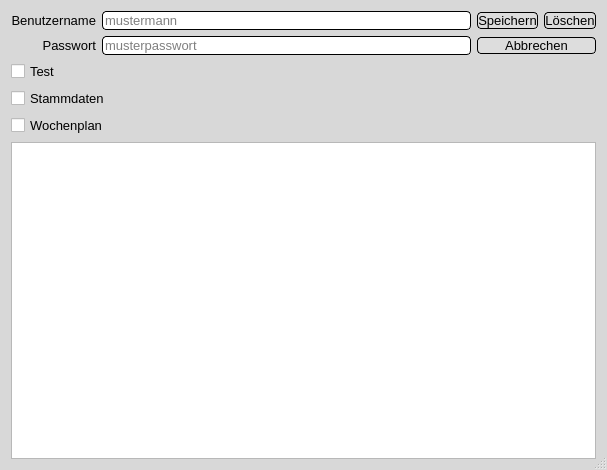
<?xml version="1.0" encoding="UTF-8"?>
<ui version="4.0">
 <class>Dialog</class>
 <widget class="QDialog" name="Dialog">
  <property name="geometry">
   <rect>
    <x>0</x>
    <y>0</y>
    <width>607</width>
    <height>470</height>
   </rect>
  </property>
  <property name="focusPolicy">
   <enum>Qt::NoFocus</enum>
  </property>
  <property name="windowTitle">
   <string>Nutzerverwaltung</string>
  </property>
  <property name="autoFillBackground">
   <bool>false</bool>
  </property>
  <property name="styleSheet">
   <string notr="true">QPushButton:hover {
	border-width: 2px;
background-color:rgb(180,180,180)
}
QPushButton:focus {
	border-width: 2px;
background-color:rgb(180,180,180)
}
QPushButton{
border-style: outset;
border-width: 1px;
border-color: black;
background-color: #DDDDDD;
border-radius:4px;
}
QLineEdit{
border-style: outset;
border-width: 1px;
border-color: black;
background-color: #FFFFFF;
border-radius:4px;
}
QDialog{
background-color:rgb(216,216,216) /*qlineargradient(spread:pad, x1:1, y1:1, x2:1, y2:0, stop:0 rgba(216, 216, 216, 255), stop:1 rgba(162, 162, 162, 255))*/
}

</string>
  </property>
  <property name="sizeGripEnabled">
   <bool>true</bool>
  </property>
  <property name="modal">
   <bool>false</bool>
  </property>
  <layout class="QGridLayout" name="gridLayout">
   <item row="0" column="2">
    <widget class="QPushButton" name="btnSpeichern">
     <property name="font">
      <font>
       <pointsize>10</pointsize>
      </font>
     </property>
     <property name="text">
      <string>Speichern</string>
     </property>
     <property name="icon">
      <iconset>
       <normaloff>_Symbole/UsedSymbols/save_3621.ico</normaloff>_Symbole/UsedSymbols/save_3621.ico</iconset>
     </property>
     <property name="checkable">
      <bool>false</bool>
     </property>
    </widget>
   </item>
   <item row="0" column="1">
    <widget class="QLineEdit" name="leBenutzername">
     <property name="font">
      <font>
       <pointsize>10</pointsize>
      </font>
     </property>
     <property name="frame">
      <bool>false</bool>
     </property>
     <property name="placeholderText">
      <string>mustermann</string>
     </property>
    </widget>
   </item>
   <item row="1" column="2" colspan="2">
    <widget class="QPushButton" name="btnAbbrechen">
     <property name="font">
      <font>
       <pointsize>10</pointsize>
      </font>
     </property>
     <property name="text">
      <string>Abbrechen</string>
     </property>
     <property name="icon">
      <iconset>
       <normaloff>_Symbole/UsedSymbols/-clear_90704.ico</normaloff>_Symbole/UsedSymbols/-clear_90704.ico</iconset>
     </property>
    </widget>
   </item>
   <item row="2" column="0">
    <widget class="QCheckBox" name="cbAdmin">
     <property name="font">
      <font>
       <pointsize>10</pointsize>
      </font>
     </property>
     <property name="text">
      <string>Test</string>
     </property>
    </widget>
   </item>
   <item row="1" column="0">
    <widget class="QLabel" name="lblPasswort">
     <property name="font">
      <font>
       <pointsize>10</pointsize>
      </font>
     </property>
     <property name="layoutDirection">
      <enum>Qt::LeftToRight</enum>
     </property>
     <property name="styleSheet">
      <string notr="true"/>
     </property>
     <property name="text">
      <string>Passwort</string>
     </property>
     <property name="alignment">
      <set>Qt::AlignRight|Qt::AlignTrailing|Qt::AlignVCenter</set>
     </property>
    </widget>
   </item>
   <item row="0" column="3">
    <widget class="QPushButton" name="btnLoeschen">
     <property name="font">
      <font>
       <pointsize>10</pointsize>
      </font>
     </property>
     <property name="styleSheet">
      <string notr="true"/>
     </property>
     <property name="text">
      <string>Löschen</string>
     </property>
     <property name="icon">
      <iconset>
       <normaloff>_Symbole/UsedSymbols/seo-social-web-network-internet_262_icon-icons.com_61518.ico</normaloff>_Symbole/UsedSymbols/seo-social-web-network-internet_262_icon-icons.com_61518.ico</iconset>
     </property>
    </widget>
   </item>
   <item row="0" column="0">
    <widget class="QLabel" name="lblBenutzername">
     <property name="font">
      <font>
       <pointsize>10</pointsize>
      </font>
     </property>
     <property name="text">
      <string>Benutzername</string>
     </property>
     <property name="alignment">
      <set>Qt::AlignRight|Qt::AlignTrailing|Qt::AlignVCenter</set>
     </property>
    </widget>
   </item>
   <item row="3" column="0" colspan="2">
    <widget class="QCheckBox" name="cbStammdaten">
     <property name="font">
      <font>
       <pointsize>10</pointsize>
      </font>
     </property>
     <property name="text">
      <string>Stammdaten</string>
     </property>
    </widget>
   </item>
   <item row="1" column="1">
    <widget class="QLineEdit" name="lePasswort">
     <property name="font">
      <font>
       <pointsize>10</pointsize>
      </font>
     </property>
     <property name="styleSheet">
      <string notr="true"/>
     </property>
     <property name="frame">
      <bool>false</bool>
     </property>
     <property name="placeholderText">
      <string>musterpasswort</string>
     </property>
    </widget>
   </item>
   <item row="4" column="0" colspan="2">
    <widget class="QCheckBox" name="cbWochenplan">
     <property name="font">
      <font>
       <pointsize>10</pointsize>
      </font>
     </property>
     <property name="text">
      <string>Wochenplan</string>
     </property>
    </widget>
   </item>
   <item row="5" column="0" colspan="4">
    <widget class="QTableWidget" name="table">
     <property name="focusPolicy">
      <enum>Qt::NoFocus</enum>
     </property>
     <property name="layoutDirection">
      <enum>Qt::LeftToRight</enum>
     </property>
     <property name="styleSheet">
      <string notr="true">QTableWidget::item::selected{
border-style:solid;
border-width: 2px;
border-color: black;
}
QTableWidget::item::first{
border-style:solid;
border-width: 2px;
border-top:0px;
border-color: black;
}
QTableWidget{
gridline-color: black;
}
QHeaderView::section::horizontal
{
border-style: outset;
border-width: 1px;
border-left: 0px;
border-color:black;
}
QHeaderView::section::horizontal::first
{
border-style: outset;
border-width: 1px;
border-color:black;
}

</string>
     </property>
     <property name="editTriggers">
      <set>QAbstractItemView::NoEditTriggers</set>
     </property>
     <property name="alternatingRowColors">
      <bool>true</bool>
     </property>
     <property name="showGrid">
      <bool>true</bool>
     </property>
     <attribute name="verticalHeaderVisible">
      <bool>false</bool>
     </attribute>
    </widget>
   </item>
  </layout>
 </widget>
 <tabstops>
  <tabstop>leBenutzername</tabstop>
  <tabstop>lePasswort</tabstop>
  <tabstop>cbAdmin</tabstop>
  <tabstop>cbStammdaten</tabstop>
  <tabstop>cbWochenplan</tabstop>
 </tabstops>
 <resources/>
 <connections/>
</ui>
